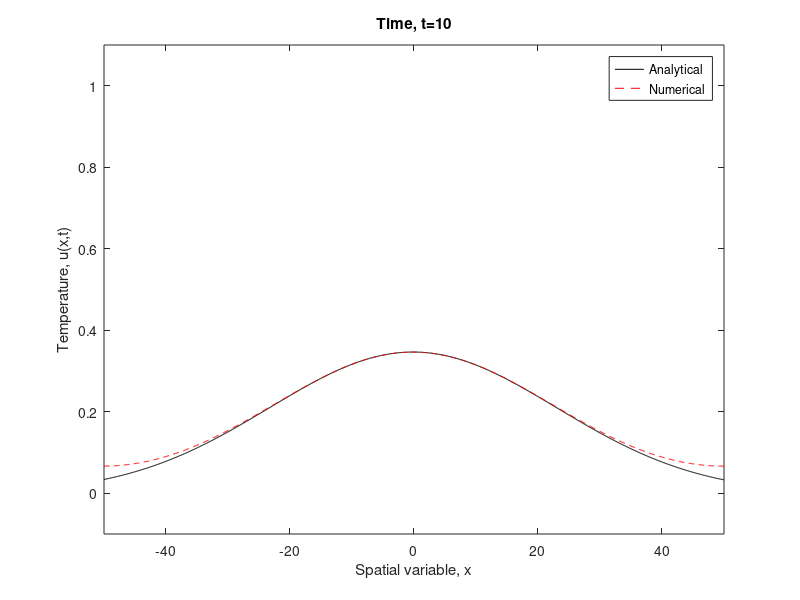

The MATLAB script that drew this image:
clear all;
close all;

%create a spatial grid
N = 1001;
L = 100;
dx = L/(N);
x = -L/2:dx:L/2;
f = 0*x; %initial temperature distribution
f((L/2 - L/10)/dx:(L/2 + L/10)/dx) = 1; %a square wave
fhat = fft(f);
a = 5;
y = x;
dt = 0.1;
for k = 1:100
    t = k*dt;
    for j = 1:length(x)
        xi = x(j) - y;
        gxy = (1/(2*a*sqrt(pi*t)))*exp(-xi.^2/(4*a*a*t));
        u(j) = dot(gxy,f)*dx;
    end
    plot(x,u,'k')
    hold on
    Nx = max(size(f));
    kappa = (2*pi/L)*[-Nx/2:Nx/2-1];
    kappa = fftshift(kappa);  % important because fft has weird ordering
    uhat = fhat.*exp(-(a^2)*t*kappa.^2);
    u = ifft(uhat);
    plot(x,u,'r--')
    xlabel('Spatial variable, x')
    ylabel('Temperature, u(x,t)')
    title(['Time, t=',num2str(t)])
    hold off
    axis([-L/2 L/2 -.1 1.1])
    legend('Analytical','Numerical') 
    % to make them agree, we need to make the domain even longer
    pause(0.1)
end

